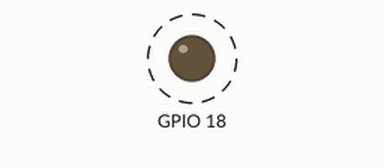
A program run on a simulated Raspberry Pi (BCM pin numbers). On the bench: output pins drawn as LEDs (lit = HIGH). Dashed ring = blinking.

Above: at 0.2 s.
Timing chart, 0 to 3.0 s (numbered marks = the images above):
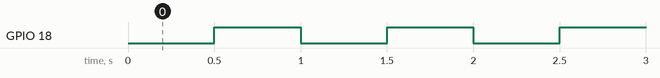

Measured:
- by itself, GPIO 18: alternates HIGH for 0.50 s and LOW for 0.50 s

The program:

gpio_test.py
```python
import wiringpi
import time

if __name__ == '__main__':
	io = wiringpi.GPIO(wiringpi.GPIO.WPI_MODE_GPIO)
	io.pinMode(18, io.OUTPUT)
	io.digitalWrite(18, io.HIGH)
	while True:
		io.digitalWrite(18, io.LOW)
		time.sleep(0.5)
		io.digitalWrite(18, io.HIGH)
		time.sleep(0.5)
```
